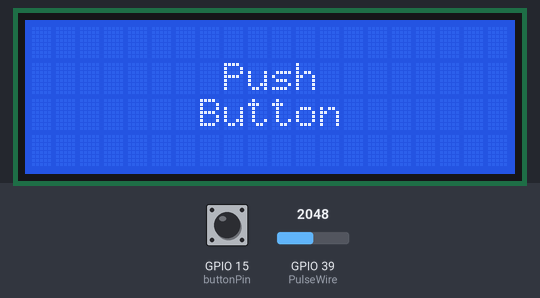
A sketch run on a simulated ESP32. Shown: 20×4 character LCD. Inputs (shaded band) come from the test bench; at power-on: GPIO 15 (buttonPin) LOW, GPIO 39 (PulseWire) = 2048. WiFi joins after 1.5 s; servers stay silent unless stated; what the sketch prints to the serial monitor is not drawn.

Above: at 2.8 s.
2.9 s: GPIO 15 (buttonPin) pulled HIGH for 0.15 s
At 4.1 s:
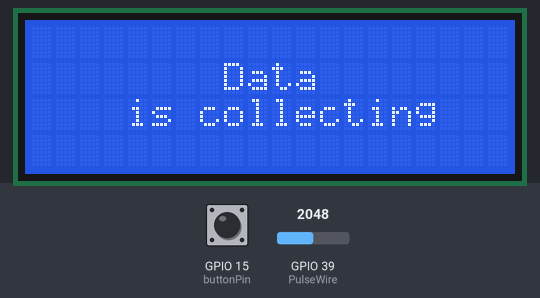
Timing chart, 0 to 5.9 s (numbered marks = the images above; inputs shaded):
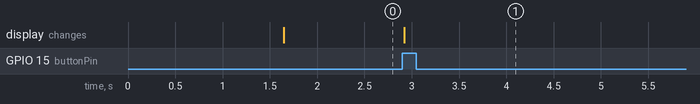

Measured:
- after the input at 2.9 s, the display: changes at once (image 1)

The sketch:

VitalCare_hardware.ino
```cpp
#include <WiFi.h>
#include <FirebaseESP32.h>
#include <LiquidCrystal_I2C.h>
#include <Wire.h>

#define USE_ARDUINO_INTERRUPTS true    // Set-up low-level interrupts for most acurate BPM math.
#define FIREBASE_HOST "dissertationkae.firebaseio.com/"
#define FIREBASE_AUTH "3T0S4CSX4wI3pn1aA3rcmtchvKUdxmY4jJqW7N1k"
#define WIFI_SSID "LadyKae"
#define WIFI_PASSWORD "kaekaekae"

//variables
const  int buttonPin = 15; //Button WIRE connected to GPIO PIN 15
int PulseWire = 39; // Pulse Sensor PURPLE WIRE connected to ANALOG PIN 0
int buttonState = 0; // Set a current state of the button
// holds the incoming raw data. Signal value can range from 0-1024
int Threshold = 550;  // Determine which Signal to "count as a beat", and which to ingore.
long time_now = 0;
float sensor_val;
unsigned long delayStart = 0; // the time the delay started
bool delayRunning = false; // true if still waiting for delay to finish

//Define FirebaseESP32 data object
FirebaseData firebaseData;
FirebaseJson json;

LiquidCrystal_I2C lcd(0x27,20,4);

void setup() {
  // put your setup code here, to run once:
  Serial.begin(115200);


  WiFi.begin(WIFI_SSID, WIFI_PASSWORD);
  Serial.print("Connecting to Wi-Fi");
 while (WiFi.status() != WL_CONNECTED)
  {
    Serial.print(".");
    delay(20);
  }
  Serial.println();
  Serial.print("Connected with IP: ");
  Serial.println(WiFi.localIP());
  Serial.println();

  Firebase.begin(FIREBASE_HOST, FIREBASE_AUTH);
  Firebase.reconnectWiFi(true);
  lcd.init();                      // initialize the lcd
  lcd.init();
  pinMode(buttonPin, INPUT);      // initialize the button pin as a input:

     lcd.backlight();
     lcd.setCursor(8,1);
     lcd.print("Push");
     lcd.setCursor(7,2);
     lcd.print("Button");
}

void loop() {
  // put your main code here, to run repeatedly:
  String path = "/ECG_data";
  int i =0;
  volatile unsigned long time_t =0;

  buttonState = digitalRead(buttonPin); // read the pushbutton input pin:

  if(buttonState==HIGH){

     lcd.backlight();
     lcd.setCursor(8,1);
     lcd.print("Data");
     lcd.setCursor(4,2);
     lcd.print("is collecting");

      for(int i=0;i<100;i++){
        sensor_val = analogRead(PulseWire)*(3.3/4096.0);
        Serial.println(sensor_val);
        Firebase.setFloat(firebaseData, path + "/"+ (i + 1) +"/x_value",time_t=millis());
        Firebase.setFloat(firebaseData, path + "/"+ (i + 1) +"/Reading_val",sensor_val);
        delay(10);

        time_now++;

              if(time_now==100){
                   lcd.backlight();
                   lcd.setCursor(8,1);
                   lcd.print("Data");
                   lcd.setCursor(4,2);
                   lcd.print("was collected");
                   Serial.println(".......");
                   buttonState = LOW;


              }
      }
     lcd.clear();
     lcd.backlight();
     lcd.setCursor(8,1);
     lcd.print("Push");
     lcd.setCursor(7,2);
     lcd.print("Button");
   }


}
```
